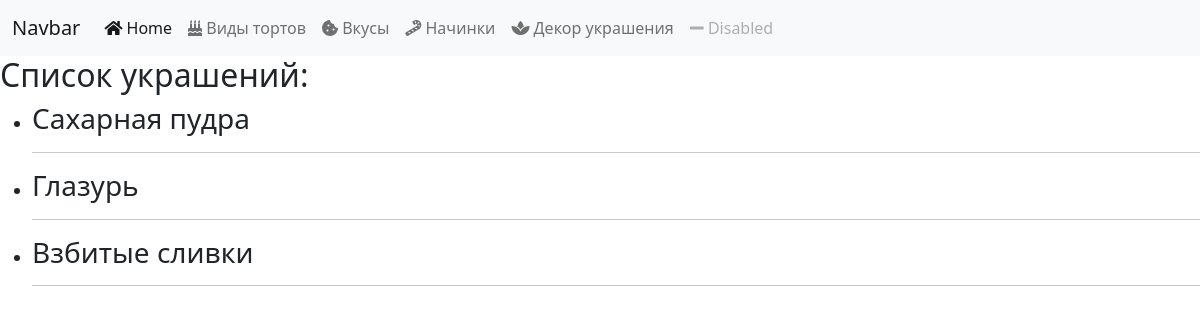
Page /toppings/ on the earlier database version.
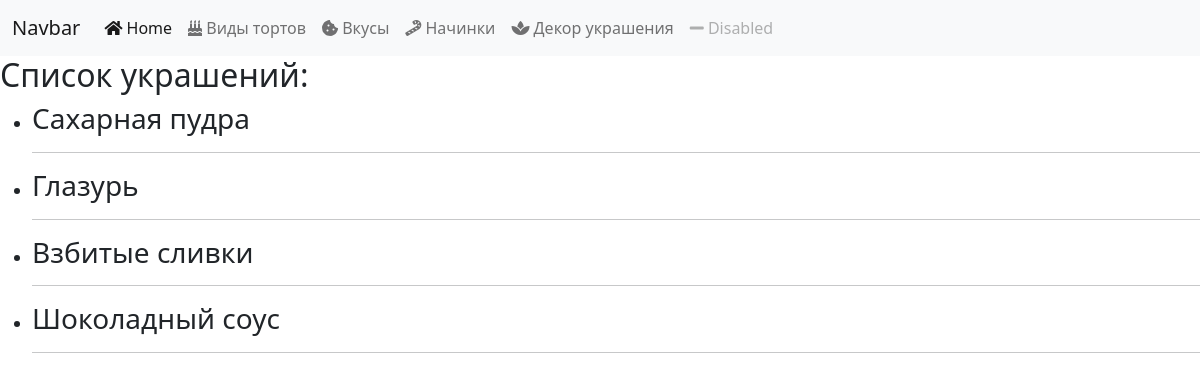
Same page on the later database version.
### pastries/models.py (models this page shows, shortened)
class Topping(models.Model):
    name = models.CharField(max_length=200)
    description = models.TextField(blank=True, null=True)

### pastries/views.py (the view)
# urls.py: path('toppings/', views.specific_topping_view),
def specific_topping_view(request):
    if request.method == "GET":
        topping_names = Topping.objects.values_list('name', flat=True).distinct()
        specific_toppings = Topping.objects.filter(name__in=topping_names)
        context_data = {
            "specific_toppings": specific_toppings
        }
        return render(request, "pastries/specific_toppings.html", context=context_data)

### pastries/templates/pastries/specific_toppings.html (shortened to what this page needs)
{% extends 'layouts/index.html' %}
{% block content %}
    <h2>Список украшений:</h2>
    <ul>
        {% for topping in specific_toppings %}
            <li>
                <h3>{{ topping.name }}</h3>
                <hr>
            </li>
        {% empty %}
            <li>В данный момент нет доступных украшений.</li>
        {% endfor %}
    </ul>
{% endblock %}

Differences in the rows shown:
added Topping: name "Шоколадный соус"
